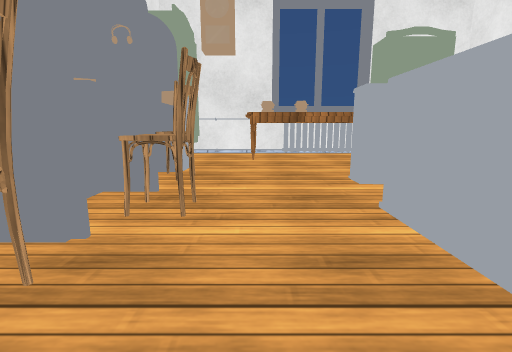
view 1 (above)

16 first-person views from a walk through a Unity game level. The camera is 0.67 m above the floor, tilts 10° down and sees 85° across. The floor is counted in squares, 0.5 m on a side. Each view is taken from the middle of a square. On the plan, view 1 faces up. The plan holds only what a view shows up to about 13 squares ahead; the rest is blank. Some animated figures are not drawn. Surface patterns are stand-ins for the level's own textures.

view 2
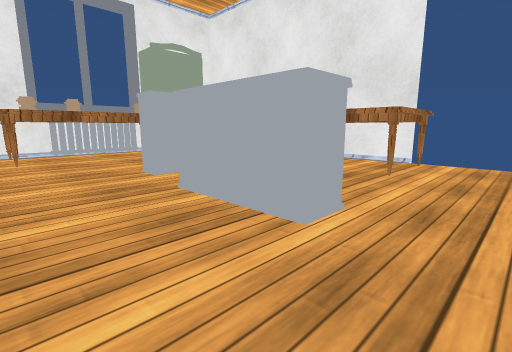

view 3
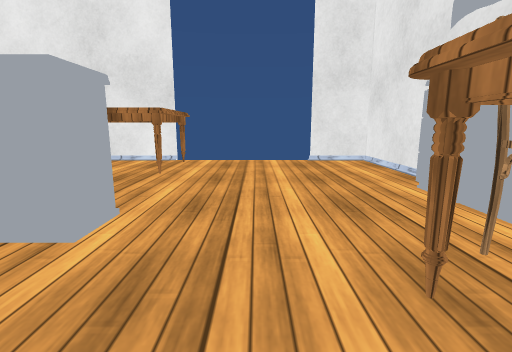

view 4
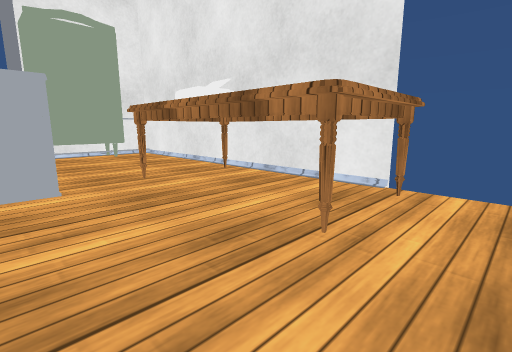

view 5
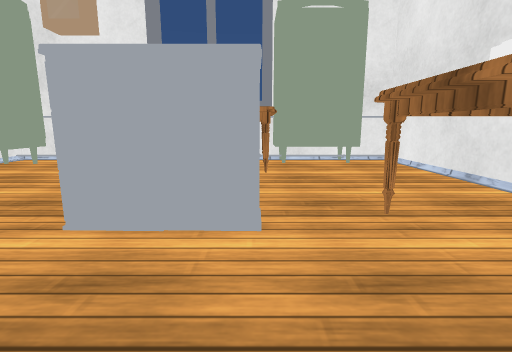

view 6
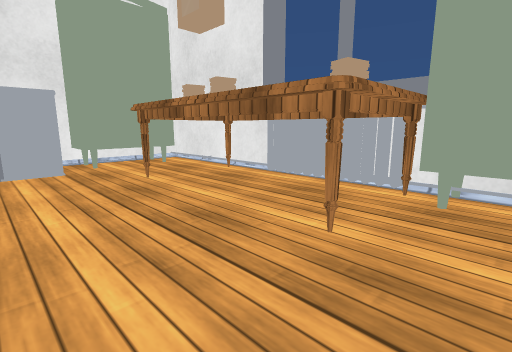

view 7
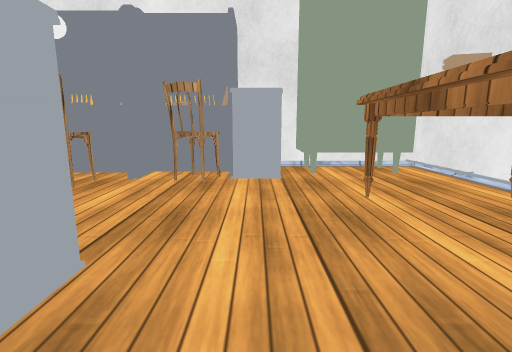

view 8
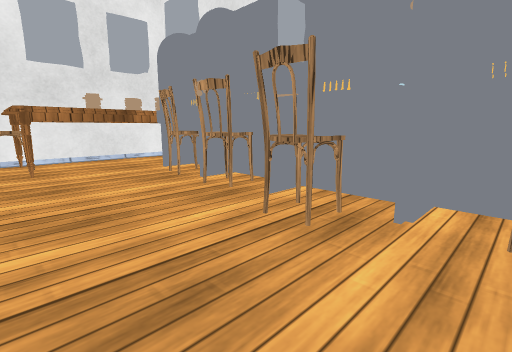

view 9
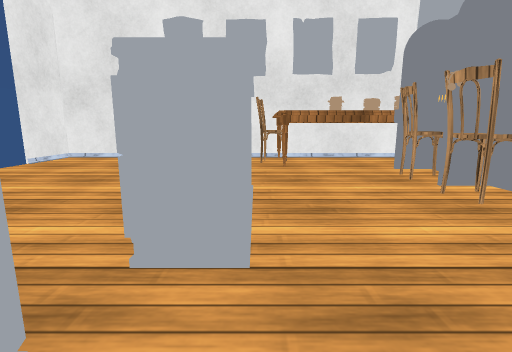

view 10
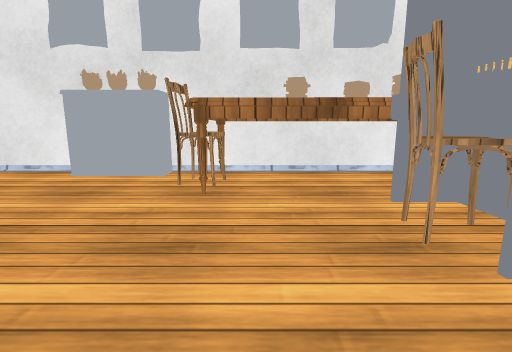

view 11
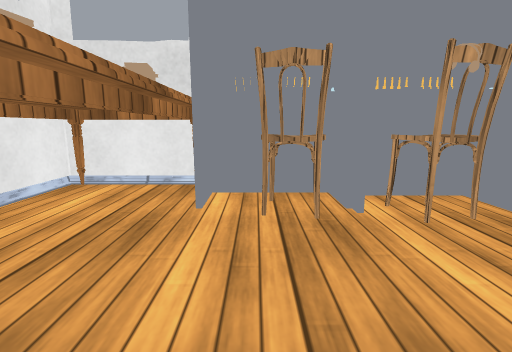

view 12
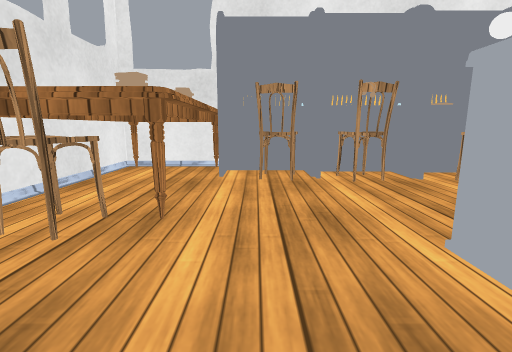

view 13
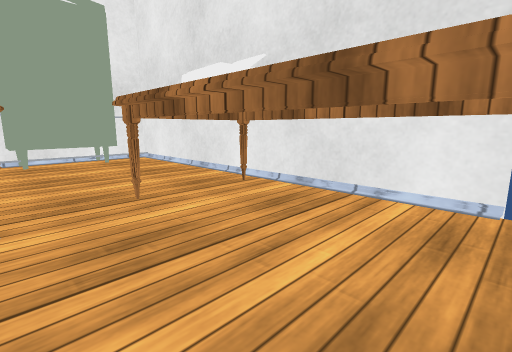

view 14
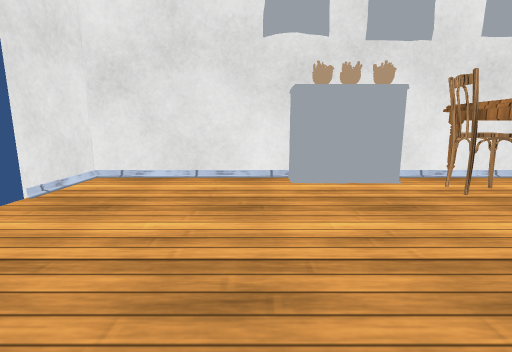

view 15
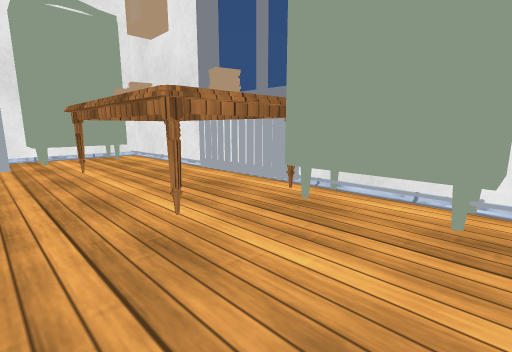

view 16
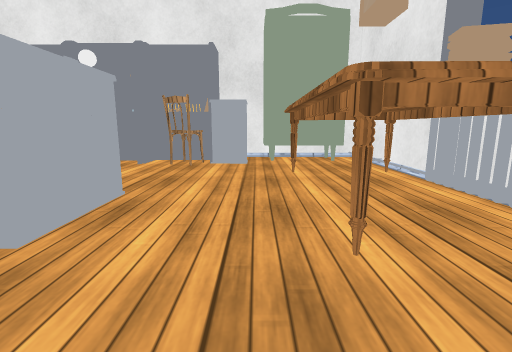

### Floor plan
Key: @ floor where view 1 was taken; # wall or solid block; . floor; O other object.
Columns run from 5 left of view 1 to 11 right of it. Each row starts with its distance up from view 1.
 15 ################
 14 #OOOOOO####O OO#
 13 #OO..OOO  OOOOO#
 12 # O..O    O....#
 11 #OO..OOOOOO....#
 10 #OO............#
  9   OO...........#
  8  #OO...........#
  7  #OO....OOO.OOOO
  6  #OO....O.O.O  O
  5    OO.......O  O
  4   OOO..OO...O  O
  3  #OO...OO...O  O#
  2  #OO...OO...OOOO#
  1  #OO...OO.......
  0 O#OO.@..........
 -1 O#OO............
 -2 O##OOOO.........
 -3 OO    OO........
 -4 OOOO  OO.......##
 -5 OOOOOOO#OOO....#
 -6 ################

Where each view was taken, in squares from view 1:
view 1: 0 up, 0 right, facing up
view 2: 1 down, 1 left, facing up-right
view 3: 1 down, 1 left, facing right
view 4: 0 up, 4 right, facing up-right
view 5: 3 up, 5 right, facing up
view 6: 8 up, 7 right, facing up-left
view 7: 9 up, 5 right, facing left
view 8: 7 up, 2 right, facing down-left
view 9: 7 up, 2 right, facing down
view 10: 3 up, 0 right, facing down
view 11: 1 down, 2 right, facing left
view 12: 1 down, 5 right, facing left
view 13: 2 up, 5 right, facing up-right
view 14: 2 up, 6 right, facing down
view 15: 9 up, 9 right, facing up-left
view 16: 10 up, 8 right, facing left
